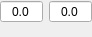
<?xml version="1.0" encoding="UTF-8"?>
<ui version="4.0">
 <class>four_frame_psi_setting_selector</class>
 <widget class="QWidget" name="four_frame_psi_setting_selector">
  <property name="geometry">
   <rect>
    <x>0</x>
    <y>0</y>
    <width>92</width>
    <height>37</height>
   </rect>
  </property>
  <property name="windowTitle">
   <string>Form</string>
  </property>
  <layout class="QVBoxLayout" name="verticalLayout">
   <property name="leftMargin">
    <number>0</number>
   </property>
   <property name="topMargin">
    <number>0</number>
   </property>
   <property name="rightMargin">
    <number>0</number>
   </property>
   <property name="bottomMargin">
    <number>0</number>
   </property>
   <item>
    <layout class="QHBoxLayout" name="horizontalLayout">
     <item>
      <widget class="QDoubleSpinBox" name="main_value">
       <property name="toolTip">
        <string>SLM Foreground Value</string>
       </property>
       <property name="alignment">
        <set>Qt::AlignCenter</set>
       </property>
       <property name="buttonSymbols">
        <enum>QAbstractSpinBox::NoButtons</enum>
       </property>
       <property name="decimals">
        <number>1</number>
       </property>
       <property name="maximum">
        <double>255.000000000000000</double>
       </property>
       <property name="singleStep">
        <double>0.500000000000000</double>
       </property>
      </widget>
     </item>
     <item>
      <widget class="QDoubleSpinBox" name="bg_value">
       <property name="toolTip">
        <string>SLM Background Value</string>
       </property>
       <property name="alignment">
        <set>Qt::AlignCenter</set>
       </property>
       <property name="buttonSymbols">
        <enum>QAbstractSpinBox::NoButtons</enum>
       </property>
       <property name="decimals">
        <number>1</number>
       </property>
       <property name="maximum">
        <double>255.000000000000000</double>
       </property>
       <property name="singleStep">
        <double>0.500000000000000</double>
       </property>
      </widget>
     </item>
    </layout>
   </item>
   <item>
    <widget class="psi_function_pairs_selector" name="psi_function_pairs" native="true"/>
   </item>
  </layout>
 </widget>
 <customwidgets>
  <customwidget>
   <class>psi_function_pairs_selector</class>
   <extends>QWidget</extends>
   <header>psi_function_pairs_selector.h</header>
   <container>1</container>
  </customwidget>
 </customwidgets>
 <resources/>
 <connections/>
</ui>
